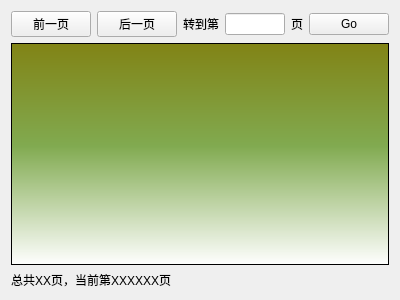
<?xml version="1.0" encoding="UTF-8"?>
<ui version="4.0">
 <class>multTableFrm</class>
 <widget class="QWidget" name="multTableFrm">
  <property name="geometry">
   <rect>
    <x>0</x>
    <y>0</y>
    <width>400</width>
    <height>300</height>
   </rect>
  </property>
  <property name="windowTitle">
   <string>Form</string>
  </property>
  <layout class="QGridLayout" name="gridLayout">
   <item row="0" column="0">
    <layout class="QHBoxLayout" name="horizontalLayout">
     <item>
      <widget class="QPushButton" name="pushButton">
       <property name="text">
        <string>前一页</string>
       </property>
      </widget>
     </item>
     <item>
      <widget class="QPushButton" name="pushButton_2">
       <property name="text">
        <string>后一页</string>
       </property>
      </widget>
     </item>
     <item>
      <widget class="QLabel" name="label_2">
       <property name="text">
        <string>转到第</string>
       </property>
      </widget>
     </item>
     <item>
      <widget class="QLineEdit" name="lineEdit"/>
     </item>
     <item>
      <widget class="QLabel" name="label_3">
       <property name="text">
        <string>页</string>
       </property>
      </widget>
     </item>
     <item>
      <widget class="QPushButton" name="pushButton_3">
       <property name="text">
        <string>Go</string>
       </property>
      </widget>
     </item>
     <item>
      <spacer name="horizontalSpacer">
       <property name="orientation">
        <enum>Qt::Horizontal</enum>
       </property>
       <property name="sizeHint" stdset="0">
        <size>
         <width>40</width>
         <height>20</height>
        </size>
       </property>
      </spacer>
     </item>
    </layout>
   </item>
   <item row="1" column="0">
    <widget class="QTableView" name="tbTableInfo">
     <property name="minimumSize">
      <size>
       <width>0</width>
       <height>0</height>
      </size>
     </property>
     <property name="styleSheet">
      <string notr="true">font: 75 12pt &quot;楷体&quot;;
background-color: qlineargradient(spread:pad, x1:0, y1:0, x2:0, y2:1, stop:0 rgba(129, 131, 21, 255), stop:0.463277 rgba(129, 170, 80, 255), stop:1 rgba(255, 255, 255, 255));</string>
     </property>
     <property name="sortingEnabled">
      <bool>true</bool>
     </property>
    </widget>
   </item>
   <item row="2" column="0">
    <widget class="QLabel" name="label">
     <property name="text">
      <string>总共XX页，当前第XXXXXX页</string>
     </property>
    </widget>
   </item>
  </layout>
 </widget>
 <resources/>
 <connections/>
</ui>
